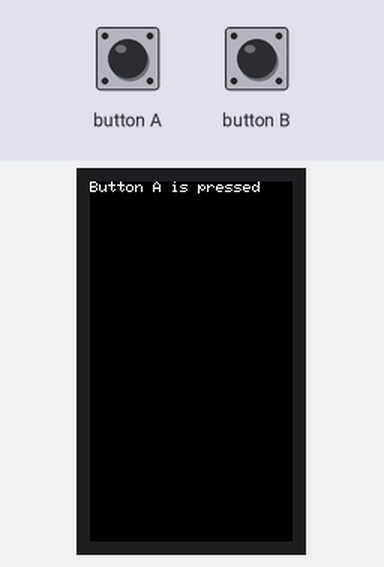
The sketch below on a simulated ESP32. On the bench: 135×240 colour display.

Above: at 0.2 s.
At 2.1 s:
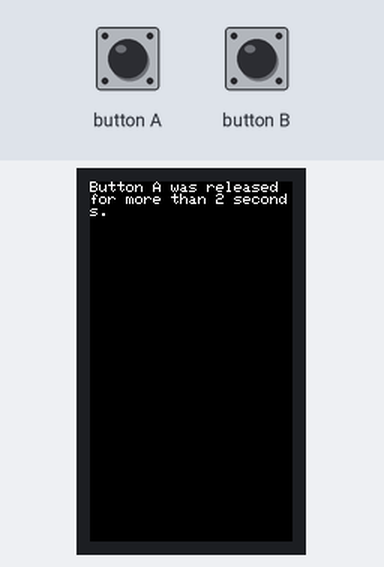

The sketch:

button_7.ino
```cpp
#include <M5StickCPlus.h>

void setup() {
  M5.begin();
}

void loop() {
  M5.update();
  M5.Lcd.setCursor(0, 0);
  if (M5.BtnA.releasedFor(2000)) {
    M5.Lcd.println("Button A was released for more than 2 seconds.");
    delay(1000);
  }else{
    M5.Lcd.println("Button A is pressed                           ");
  }
}
```

Measured:
- what the display in image 0 shows lasts 1.8 s, from 0.2 s to 2.0 s
